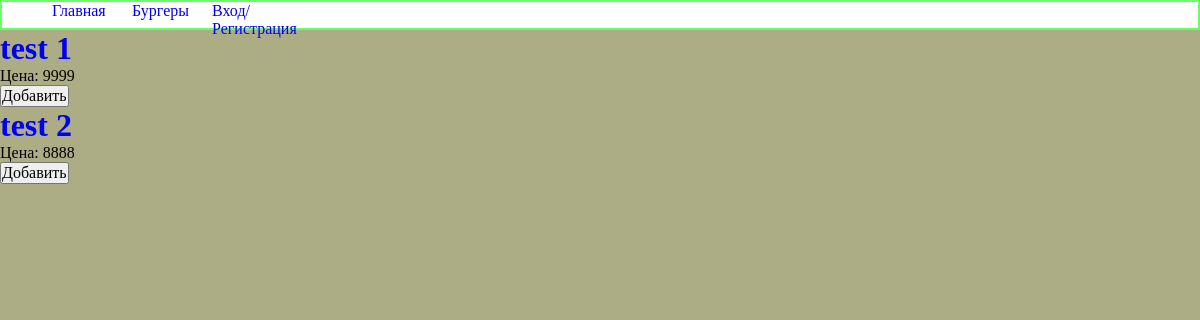
The app's page /Бургеры/, older data.
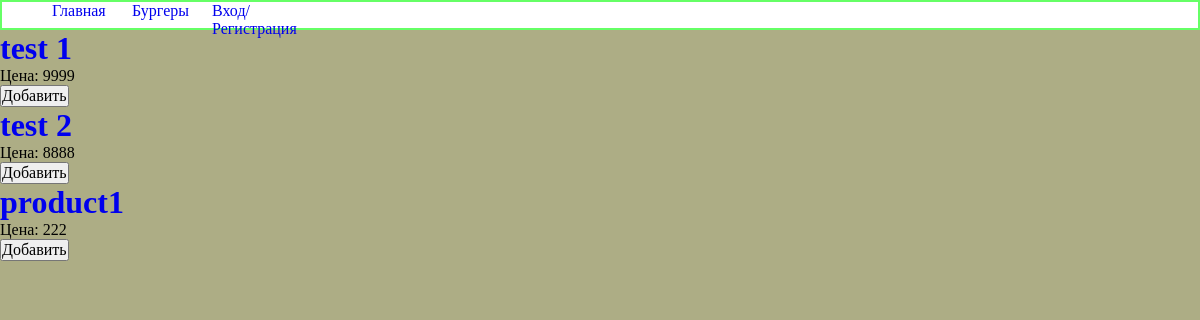
The same page, newer data.
### list_product/models.py (models this page shows, shortened)
class BurgerProduct(models.Model):
    title = models.CharField(max_length=100, verbose_name='Название продукта')
    description = models.TextField(max_length=1000, verbose_name='Описание продукта')
    grammar = models.IntegerField(verbose_name='Граммовки', default='0')
    price = models.IntegerField(verbose_name='Цена')
    image = models.ImageField(blank=True, null=True, verbose_name='Фото продукта')
    slug = models.SlugField(max_length=50)
    class Meta:
        verbose_name_plural = 'Бургеры'
    def get_absolute_url(self):
        return reverse('product-detail', args=[str(self.slug)])

### templates/list_product/burgerproduct_list.html (shortened to what this page needs)
{% extends 'base.html' %}
{% block content %}
{% for burger in burgerproduct_list %}
    <form method="post">
        <a href="{{ burger.get_absolute_url }}"><h1>{{ burger.title }}</h1></a>
        <p>Цена: {{ burger.price }}</p>
        <button name="slug" value="{{ burger.slug }}">Добавить</button>
    </form>
{% endfor  %}
{% endblock %}

### templates/base.html (shortened to what this page needs)
<!DOCTYPE html>
<html lang="en">
<head>
    {% block title %}
    {% load static %}
    <link rel="stylesheet" href="{% static 'info/css/base.css' %}">
    {% endblock %}
</head>
<body>
    <div class="left_side">
        <div class="object_in_side"><a href="{% url 'home' %}">Главная</a></div>
        <div class="object_in_side"><a href="{% url 'product-list' %}">Бургеры</a></div>
        {% if user.is_authenticated %}
            <div class="object_in_side"><a href="{% url 'user-cart' %}">Корзина</a></div>
            <div class="object_in_side"><a href="{% url 'user-profile' %}">Профиль</a></div>
            <div class="object_in_side"><a href="{% url 'account_logout' %}">Выйти</a></div>
        {% else %}
            <div class="object_in_side"><a href="{% url 'account_login' %}">Вход/Регистрация</a></div>
        {% endif %}
    </div>
{% block content %}{% endblock %}
</body>
</html>

### static/info/css/base.css (style rules this page uses)
* { margin: 0; padding: 0; }
html { box-sizing: border-box; background-color: #adad85; }
*, *::before, *::after { box-sizing: inherit; }
button, input, select, textarea { font-family: inherit; font-size: 100%; padding: 0; margin: 0; }
a { text-decoration: none; }
.left_side { display: flex; width: 100%; height: 30px; background-color: white; border: 2px solid #66ff66; }
.object_in_side { width: 30px; height: 60px; margin-left: 50px; }

Row changes from the older to the newer data that the page shows:
added BurgerProduct: title "product1", price "222"
